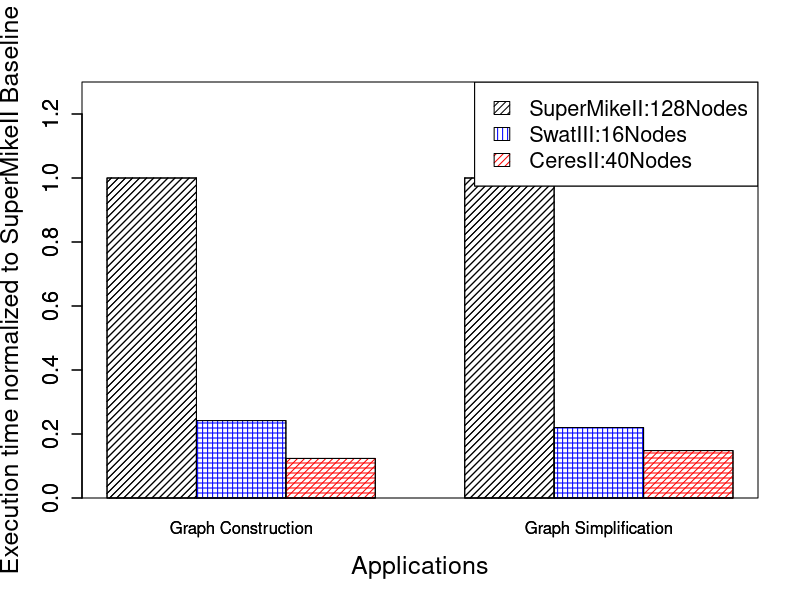

The R script that drew this image:
#Where the file is saved
pdf("//Users/arghyakusumdas/Documents/MyGitProjects/MyIeeeAccessPaper/IEEEtran/IEEEtran/Figures/PerformanceFigures/costTimeHum.pdf", family="Times")

# Grouped Bar Plot
data <- read.csv(file="costTimeHum.csv",head=TRUE,sep=",")
#print(data)
counts <- table(data$HumGraphConstruction,data$HumGraphSimplification)
x <- seq(10, 20, 30)

barplot(as.matrix(data), main="", ylim=c(0, 1.3), xlab="Applications",ylab="Execution time normalized to SuperMikeII Baseline", names=c("Graph Construction", "Graph Simplification"), col=c("black", "blue", "red"), beside=TRUE, density=20, angle=c(45,0,0), cex.lab=1.5, cex.axis=1.3, cex.names=1)
barplot(as.matrix(data), add=TRUE, main="", ylim=c(0, 1.3), xlab="Applications",ylab="Cost/Performance normalized to SuperMikeII Baseline", names=c("Graph Construction", "Graph Simplification"), col=c("black","blue", "red"), beside=TRUE, density=20, angle=c(45,90,45), cex.lab=1.5, cex.axis=1.3, cex.names=1)

legend("topright", legend = rownames(data), fill = c("black","blue", "red"), density=20, angle=c(45,0,0), ncol = 1, cex = 1.3)
legend("topright", legend = rownames(data), fill = c("black","blue", "red"), density=20, angle=c(45,90,45), ncol = 1, cex = 1.3)
box()